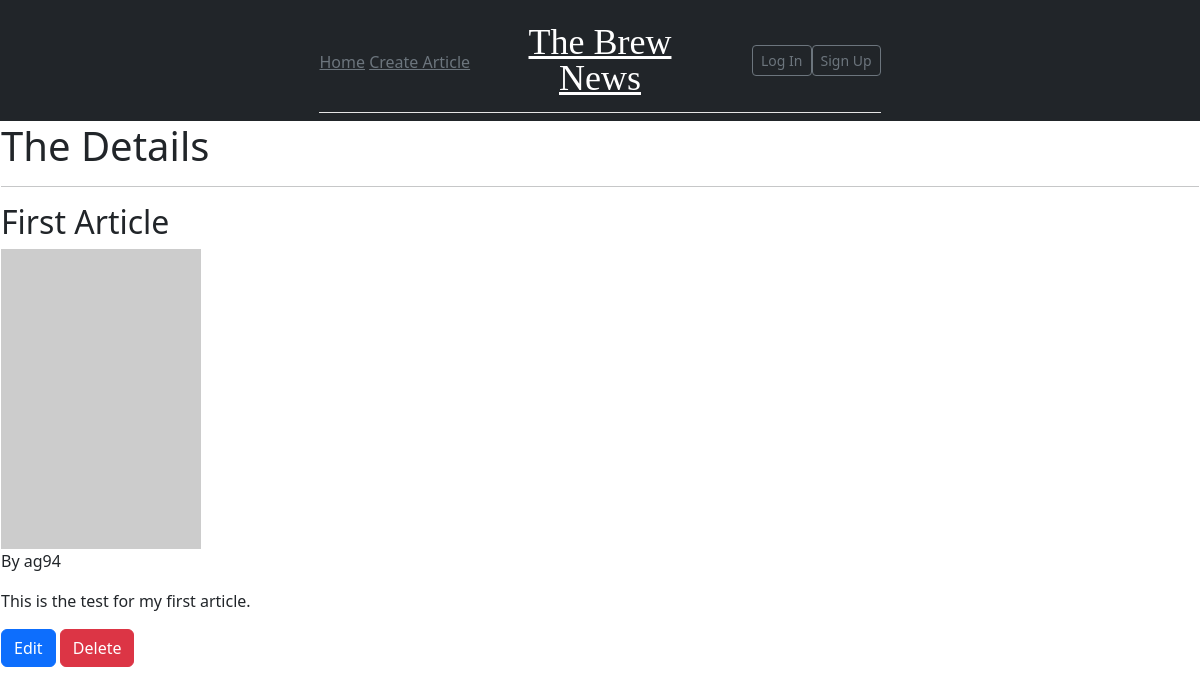
/articles/1/, run on the app's committed database.
### articles/models.py (models this page shows, shortened)
class Article(models.Model):
    title = models.CharField(max_length=200)
    body = models.TextField()
    author = models.ForeignKey(
        get_user_model(),
        on_delete=models.CASCADE,
    )
    date_published = models.DateField(auto_now_add=True)
    image = models.TextField()

### accounts/models.py (models this page shows)
class CustomUser(AbstractUser):
    age = models.PositiveIntegerField(null=True, blank=True)

### articles/views.py (the view)
# urls.py: path('<int:pk>/', ArticleDetailView.as_view(), name='article_detail'),
class ArticleDetailView(DetailView):
    model = Article
    template_name = "article_detail.html"

### templates/article_detail.html (shortened to what this page needs)
{% extends 'base.html' %}
{% block content %}
    <h1> The Details </h1>
    <hr>
    <h2>{{ article.title }}</h2>
    <img src="{{ article.image }}">
    <p>By {{ article.author }}</p>
    <p>{{ article.body }}</p>
    <a href="{% url 'article_update' article.pk %}" class="btn btn-primary">Edit</a>
    <a href="{% url 'article_delete' article.pk %}" class="btn btn-danger">Delete</a>
{% endblock content %}

### static/css/base.css (style rules this page uses)
html, body .body-login { height: 100%; }

### data on the page
Article: title "First Article", author "ag94", body "This is the test for my first article."
